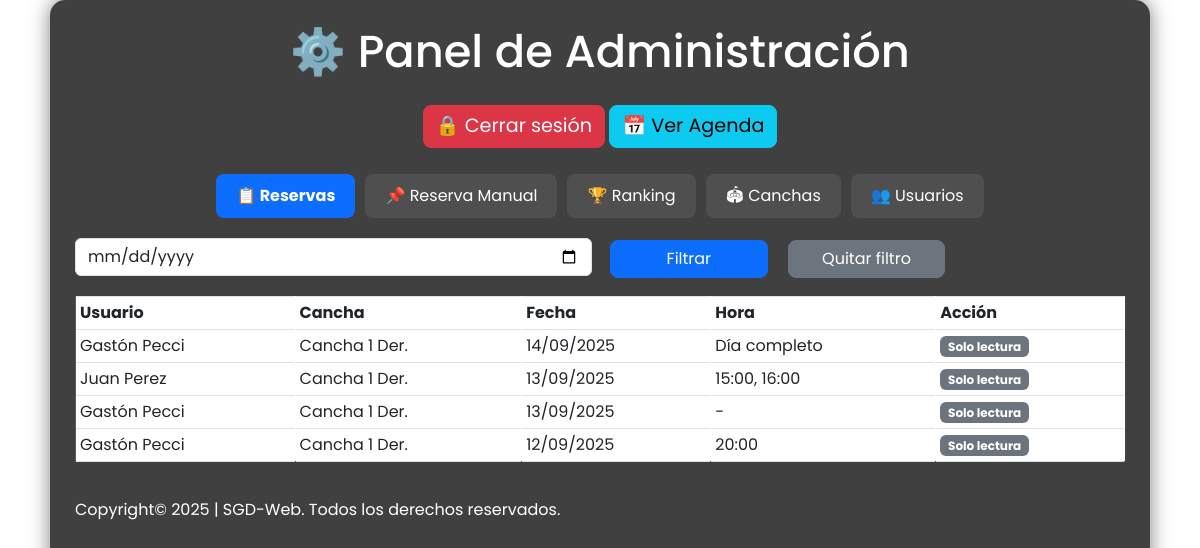
The app's page /admin (signed in) with its own data.
### app/models.py (models this page shows)
class User(db.Model):
    id = db.Column(db.Integer, primary_key=True)
    nombre = db.Column(db.String(100))
    apellido = db.Column(db.String(100))
    email = db.Column(db.String(120), unique=True)
    password = db.Column(db.String(200))
    telefono = db.Column(db.String(20))
    is_admin = db.Column(db.Boolean, default=False)
    confirmado = db.Column(db.Boolean, default=False)
    bloqueado = db.Column(db.Boolean, default=False, nullable=False)
    is_staff = db.Column(db.Boolean, default=False)

class Cancha(db.Model):
    id = db.Column(db.Integer, primary_key=True)
    nombre = db.Column(db.String(100), nullable=False)
    detalle = db.Column(db.String(200), nullable=True)

class Reserva(db.Model):
    id = db.Column(db.Integer, primary_key=True)
    user_id = db.Column(db.Integer, db.ForeignKey('user.id'), nullable=False)
    cancha_id = db.Column(db.Integer, db.ForeignKey('cancha.id'), nullable=False)
    fecha = db.Column(db.Date, nullable=False)
    hora = db.Column(db.String(5), nullable=False)
    user = db.relationship('User', backref='reservas')
    cancha = db.relationship('Cancha', backref='reservas')

### app/routes.py (the view)
@main.route('/admin')
def admin():
    if 'user_id' not in session:
        return redirect(url_for('main.login'))
    user = User.query.get(session['user_id'])
    if not (user.is_admin or user.is_staff):
        return redirect(url_for('main.index'))
    canchas = Cancha.query.all()
    usuarios = User.query.all()
    fecha_str = request.args.get('fecha')
    if fecha_str:
        try:
            fecha = datetime.strptime(fecha_str, '%Y-%m-%d').date()
            reservas = Reserva.query.filter(Reserva.fecha == fecha).order_by(Reserva.hora).all()
        except ValueError:
            reservas = Reserva.query.order_by(Reserva.fecha.desc()).all()
    else:
        reservas_raw = Reserva.query.order_by(Reserva.fecha.desc()).all()
        reservas = agrupar_reservas(reservas_raw)
    return render_template('admin.html', canchas=canchas, user=user, reservas=reservas,usuarios=usuarios)

### app/templates/admin.html (shortened to what this page needs)
<!DOCTYPE html>
<html lang="es">
<head>
    <link href="https://cdn.jsdelivr.net/npm/bootstrap@5.3.0/dist/css/bootstrap.min.css" rel="stylesheet">
</head>
<body class="p-4">
<div class="bg-overlay">
    <h2 class="text-center mb-4">⚙️ Panel de Administración</h2>
    <div class="d-flex justify-content-center flex-wrap mb-4">
                <a href="{{ url_for('main.login') }}" class="btn btn-danger btn-custom">
                    🔒 Cerrar sesión
                </a>
                <a href="{{ url_for('main.agenda') }}" class="btn btn-info btn-custom">
                    📅 Ver Agenda
                </a>
    </div>
     {% if user.is_admin or user.is_staff %}
    <ul class="nav nav-tabs" id="adminTabs" role="tablist">
        <li class="nav-item">
            <button class="nav-link active" id="reservas-tab" data-bs-toggle="tab" data-bs-target="#reservas" type="button" role="tab">📋 Reservas</button>
        </li>
        <li class="nav-item">
            <button class="nav-link" id="manual-tab" data-bs-toggle="tab" data-bs-target="#manual" type="button" role="tab">📌 Reserva Manual</button>
        </li>
        <li class="nav-item">
            <button class="nav-link" id="ranking-tab" data-bs-toggle="tab" data-bs-target="#ranking" type="button" role="tab">🏆 Ranking</button>
        </li>
        <li class="nav-item">
            <button class="nav-link" id="canchas-tab" data-bs-toggle="tab" data-bs-target="#canchas" type="button" role="tab">🏟 Canchas</button>
        </li>
        <li class="nav-item">
            <button class="nav-link" id="usuarios-tab" data-bs-toggle="tab" data-bs-target="#usuarios" type="button" role="tab">👥 Usuarios</button>
        </li>
    </ul>
    {% endif %}
    <div class="tab-content mt-3">
        {% if user.is_admin or user.is_staff %}
        <div class="tab-pane fade  show active" id="reservas" role="tabpanel">
            <form id="filtroFecha" class="row g-3 mb-3">
                <div class="col-md-6">
                    <input type="date" name="fecha" class="form-control" value="{{ request.args.get('fecha', '') }}">
                </div>
                <div class="col-md-2 d-grid">
                    <button class="btn btn-primary">Filtrar</button>
                </div>
                <div class="col-md-2 d-grid">
                    <a href="{{ url_for('main.admin') }}" class="btn btn-secondary">Quitar filtro</a>
                </div>
            </form>
            <div class="table-responsive" style="max-height: 300px; overflow-y: auto;">
                <table class="table table-bordered table-sm">
                    <thead>
                        <tr>
                            <th>Usuario</th>
                            <th>Cancha</th>
                            <th>Fecha</th>
                            <th>Hora</th>
                            <th>Acción</th>
                        </tr>
                    </thead>
                    <tbody id="tablaReservas">
                        {% for r in reservas %}
                        <tr>
                            <td>{{ r.user.nombre }} {{ r.user.apellido }}</td>
                            <td>{{ r.cancha.nombre }}</td>
                            <td>{{ r.fecha.strftime('%d/%m/%Y') }}</td>
                            <td>{{ r.horas }}</td>
                            <td>
                                {% if user.is_admin %}
                                <button type="button"
                                        class="btn btn-danger btn-sm"
                                        data-bs-toggle="modal"
                                        data-bs-target="#modalEliminarReserva"
                                        data-user="{{ r.user.id }}"
                                        data-cancha="{{ r.cancha.id }}"
                                        data-fecha="{{ r.fecha.strftime('%Y-%m-%d') }}">
                                    Eliminar
                                </button>
                                {% else %}
                                    <span class="badge bg-secondary">Solo lectura</span>
                                {% endif %}
                            </td>
                        </tr>
                        {% endfor %}
                    </tbody>
                </table>
            </div>
        </div>
        {% endif %}
    </div>
    <div class="footer-bottom">
            <a style="color: #ffffff;text-decoration: none;" href="https://api.whatsapp.com/send?phone=5493825576888&text=Hola me gustaria obtener mas información."><p> Copyright&copy; 2025 | SGD-Web. Todos los derechos reservados.</p></a>
    </div>
</div>
</body>
</html>

### records on screen
User: user.nombre "Gastón" "Gastón", user.apellido "Pecci" "Pecci"
Cancha: cancha.nombre "Cancha 1 Der." "Cancha 1 Der." "Cancha 1 Der."
Reserva: fecha "14/09/2025"
User: user.nombre "Juan", user.apellido "Perez"
Reserva: fecha "13/09/2025"
Reserva: fecha "13/09/2025"
Reserva: user.nombre "Gastón", user.apellido "Pecci", cancha.nombre "Cancha 1 Der.", fecha "12/09/2025", horas "20:00"

### other values on screen
{{ r.horas }} "Día completo" "15:00, 16:00" "-"
